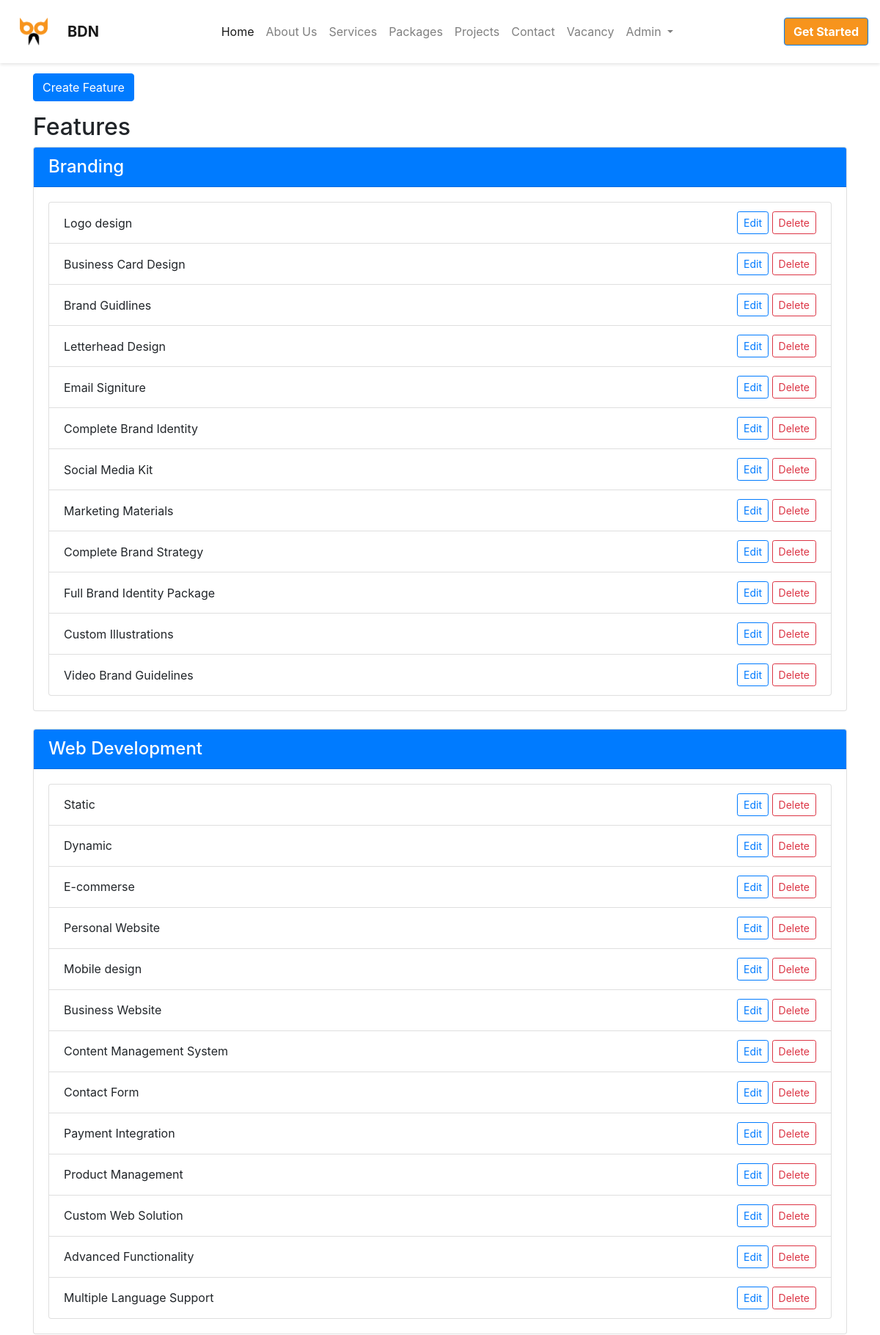
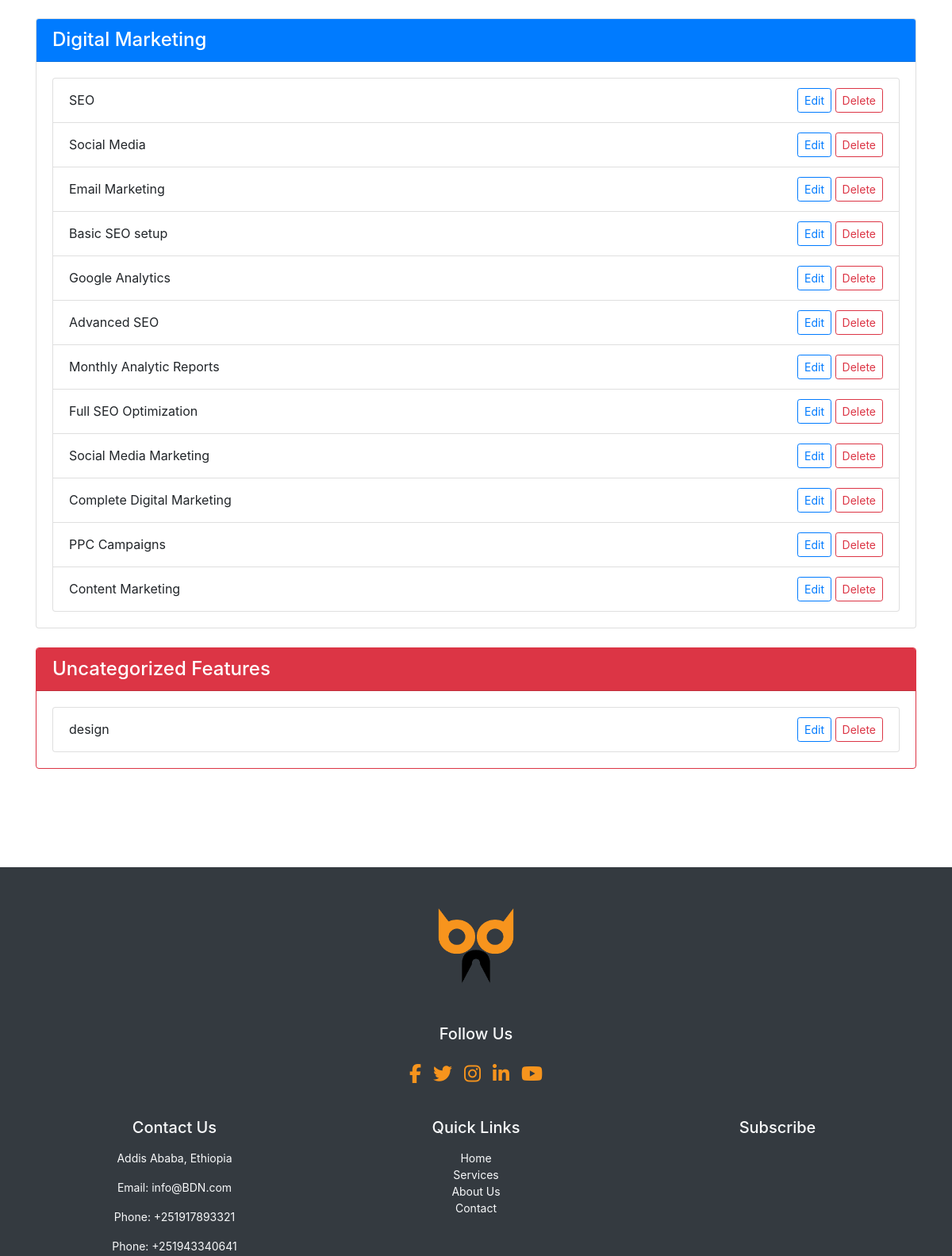
Screenshot of /package/feature/ (signed in, upper part) with the database file from the repository (2 pictures, top to bottom).
### package/models.py (models this page shows, shortened)
class Category(models.Model):
    name=models.CharField(max_length=200)
    image=models.FileField(upload_to='images/icons' , validators=[FileExtensionValidator(['svg'])])
    description = models.TextField(max_length=1000, null=True,blank=True)

class Feature(models.Model):
    name = models.CharField(max_length=200)
    description = models.TextField(max_length=1000)
    price = models.FloatField(default=0)
    category=models.ForeignKey(Category, on_delete=models.SET_NULL, null=True, blank=True)

### package/views.py (the view)
# urls.py: path('feature/', views.FeatureListView.as_view(),name='feature_list'),
class FeatureListView(LoginRequiredMixin,ListView):
    model = Feature
    def get_queryset(self):
        return Feature.objects.all()
    def get_context_data(self, **kwargs):
        context = super().get_context_data(**kwargs)
        categories = Category.objects.prefetch_related("feature_set").all()
        uncategorized_features = Feature.objects.filter(category__isnull=True)
        context["categories"] = categories
        context["uncategorized_features"] = uncategorized_features
        return context
    @method_decorator(user_passes_test(lambda u: u.is_superuser))
    def dispatch(self, *args, **kwargs):
        return super().dispatch(*args, **kwargs)

### package/templates/package/feature_list.html (shortened to what this page needs)
{% extends "base.html" %}
{% block content %}
<div class="container" style="padding-top: 100px; padding-bottom: 100px;">
    <div class="row">
        <div class="col-lg-12">
            <a class="btn btn-primary mb-3" href="{% url 'package:feature_new' %}">Create Feature</a>
            <h2 class="section-title">Features</h2>
            {% for category in categories %}
                <div class="card mb-4">
                    <div class="card-header bg-primary text-white">
                        <h4 class="mb-0">{{ category.name }}</h4>
                    </div>
                    <div class="card-body">
                        <ul class="list-group">
                            {% for feature in category.feature_set.all %}
                                <li class="list-group-item d-flex justify-content-between align-items-center">
                                    {{ feature.name }}
                                    <div>
                                        {% if user.is_authenticated and user.is_superuser %}
                                            <a class="btn btn-sm btn-outline-primary" href="{% url 'package:feature_edit' pk=feature.pk %}">
                                                 Edit
                                            </a>
                                            <a class="btn btn-sm btn-outline-danger" href="{% url 'package:feature_remove' pk=feature.pk %}">
                                                 Delete
                                            </a>
                                        {% endif %}
                                    </div>
                                </li>
                            {% endfor %}
                        </ul>
                    </div>
                </div>
            {% endfor %}
            {% if uncategorized_features %}
                <div class="card mb-4 border-danger">
                    <div class="card-header bg-danger text-white">
                        <h4 class="mb-0">Uncategorized Features</h4>
                    </div>
                    <div class="card-body">
                        <ul class="list-group">
                            {% for feature in uncategorized_features %}
                                <li class="list-group-item d-flex justify-content-between align-items-center">
                                    {{ feature.name }}
                                    <div>
                                        {% if user.is_authenticated and user.is_superuser %}
                                            <a class="btn btn-sm btn-outline-primary" href="{% url 'package:feature_edit' pk=feature.pk %}">
                                                 Edit
                                            </a>
                                            <a class="btn btn-sm btn-outline-danger" href="{% url 'package:feature_remove' pk=feature.pk %}">
                                                 Delete
                                            </a>
                                        {% endif %}
                                    </div>
                                </li>
                            {% endfor %}
                        </ul>
                    </div>
                </div>
            {% endif %}
        </div>
    </div>
</div>
{% endblock %}

### static/bdnpage/css/styles.css (style rules this page uses)
html { scroll-behavior: smooth; }
body { font-family: "Roboto", sans-serif; }
.btn-primary { background: #ff8c00; border: none; padding: 12px 25px; border-radius: 5px; font-weight: 600; transition: all 0.3s ease; }

### rows the page displays
Category: name "Branding"
Feature: name "Logo design"
Feature: name "Business Card Design"
Feature: name "Brand Guidlines"
Feature: name "Letterhead Design"
Feature: name "Email Signiture"
Feature: name "Complete Brand Identity"
Feature: name "Social Media Kit"
Feature: name "Marketing Materials"
Feature: name "Complete Brand Strategy"
Feature: name "Full Brand Identity Package"
Feature: name "Custom Illustrations"
Feature: name "Video Brand Guidelines"
Category: name "Web Development"
Feature: name "Static"
Feature: name "Dynamic"
Feature: name "E-commerse"
Feature: name "Personal Website"
Feature: name "Mobile design"
Feature: name "Business Website"
Feature: name "Content Management System"
Feature: name "Contact Form"
Feature: name "Payment Integration"
Feature: name "Product Management"
Feature: name "Custom Web Solution"
Feature: name "Advanced Functionality"
Feature: name "Multiple Language Support"
Category: name "Digital Marketing"
Feature: name "SEO"
Feature: name "Social Media"
Feature: name "Email Marketing"
Feature: name "Basic SEO setup"
Feature: name "Google Analytics"
Feature: name "Advanced SEO"
Feature: name "Monthly Analytic Reports"
Feature: name "Full SEO Optimization"
Feature: name "Social Media Marketing"
Feature: name "Complete Digital Marketing"
Feature: name "PPC Campaigns"
Feature: name "Content Marketing"
Feature: name "design"
